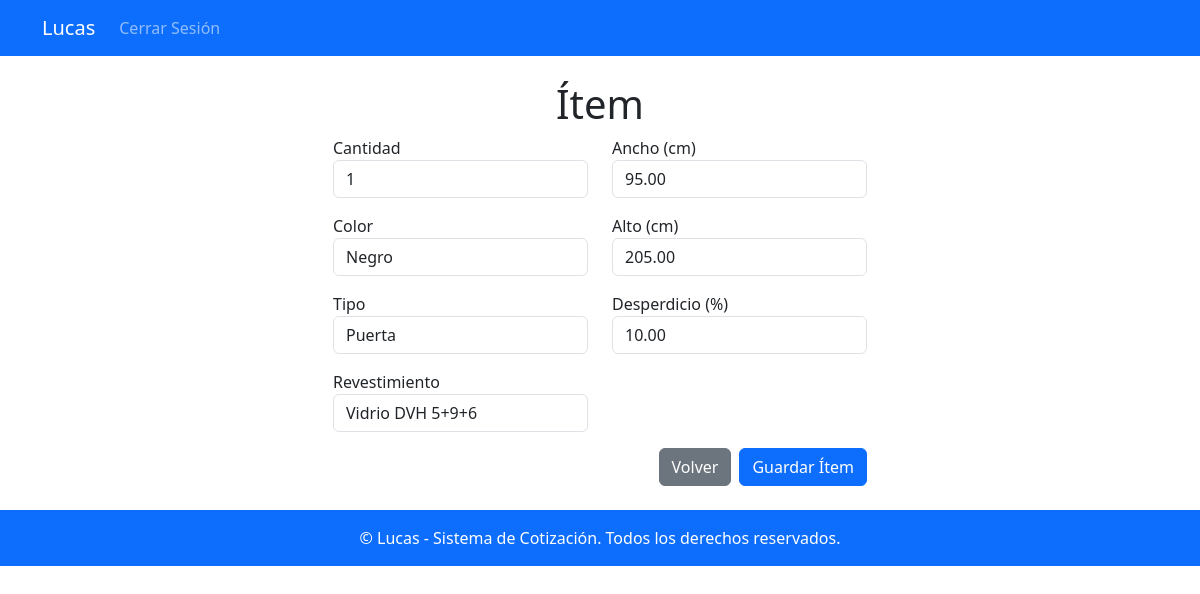
Screenshot of /item/58/editar/ (signed in) with the database file from the repository.
### apps/presupuestos/models.py (models this page shows, shortened)
class Item(models.Model):
    presupuesto = models.ForeignKey(Presupuesto, related_name='items', on_delete=models.CASCADE)  # Relación con el presupuesto
    cantidad = models.PositiveIntegerField()  # Cantidad del ítem
    ancho = models.DecimalField(max_digits=10, decimal_places=2, null=True, blank=True)  # Ancho en unidades
    alto = models.DecimalField(max_digits=10, decimal_places=2, null=True, blank=True)  # Alto en unidades
    ancho_hoja = models.DecimalField(max_digits=10, decimal_places=2, null=True, blank=True)  # Ancho de hoja en unidades
    alto_lama = models.DecimalField(max_digits=10, decimal_places=2, null=True, blank=True)
    tipo = models.ForeignKey(Tipo, on_delete=models.CASCADE)  # Tipo de ítem (ventana, puerta, etc.)
    color = models.ForeignKey(Color, on_delete=models.CASCADE)  # Color del ítem
    revestimiento = models.ForeignKey(Revestimiento, on_delete=models.CASCADE)  # Tipo de revestimiento
    desperdicio = models.DecimalField(max_digits=5, decimal_places=2, default=0.0)  # Porcentaje de desperdicio

### apps/presupuestos/views.py (the view)
# urls.py: path('item/<int:item_id>/editar/', presupuestos_views.editar_item, name='editar_item'),
@login_required
def editar_item(request, item_id):
    item = get_object_or_404(Item, id=item_id)  # Obtén el ítem a editar
    if request.method == 'POST':
        form = ItemForm(request.POST, instance=item)  # Inicializa el formulario con el ítem existente
        if form.is_valid():
            item = form.save()
            item.calcular_insumos()
            return redirect('detalle_presupuesto', presupuesto_id=item.presupuesto.numero)
    else:
        form = ItemForm(instance=item)
    tipos = Tipo.objects.all()
    colores = Color.objects.all()
    revestimientos = Revestimiento.objects.all()
    return render(request, 'nuevo_item.html', {
        'form': form,
        'presupuesto': item.presupuesto,
        'tipos': tipos,
        'colores': colores,
        'revestimientos': revestimientos,
        'item': item,
    })

### apps/presupuestos/forms.py (shortened to what this page needs)
class ItemForm(forms.ModelForm):
    class Meta:
        model = Item
        fields = ['cantidad', 'ancho', 'alto', 'ancho_hoja', 'alto_lama', 'tipo', 'color', 'revestimiento', 'desperdicio']
        widgets = {
            'cantidad': forms.NumberInput(attrs={'class': 'form-control'}),
            'ancho': forms.NumberInput(attrs={'class': 'form-control', 'step': '0.01'}),
            'alto': forms.NumberInput(attrs={'class': 'form-control', 'step': '0.01'}),
            'ancho_hoja': forms.NumberInput(attrs={'class': 'form-control', 'step': '0.01'}),
            'alto_lama': forms.NumberInput(attrs={'class': 'form-control', 'step': '0.01'}),
            'tipo': forms.Select(attrs={'class': 'form-control'}),
            'color': forms.Select(attrs={'class': 'form-control'}),
            'revestimiento': forms.Select(attrs={'class': 'form-control'}),
            'desperdicio': forms.NumberInput(attrs={'class': 'form-control', 'step': '0.01'}),
        }
        labels = {
            'desperdicio': 'Desperdicio (%)',
            'alto_lama': 'Alto Lama (cm)',
        }

### apps/presupuestos/templates/nuevo_item.html (shortened to what this page needs)
{% extends 'base.html' %}
{% block content %}
<div class="container mt-4">
    <h1 class="text-center">{{ forloop.counter }} Ítem</h1>
    <div class="row justify-content-center">
        <div class="col-md-6">
            <form id="itemForm" method="post" onsubmit="return validateForm()">
                <div class="row">
                    <div class="col-md-6">
                        <div class="form-group mb-3">
                            <label for="cantidad">Cantidad</label>
                            <input type="number" id="cantidad" name="cantidad" class="form-control"
                                   value="{{ form.cantidad.value }}" required>
                        </div>
                        <div class="form-group mb-3">
                            <label for="color">Color</label>
                            <select id="color" name="color" class="form-control" required>
                                {% for color in colores %}
                                    <option value="{{ color.id }}" {% if color.id == form.color.value %}selected{% endif %}>
                                        {{ color.nombre }}
                                    </option>
                                {% endfor %}
                            </select>
                        </div>
                        <div class="form-group mb-3">
                            <label for="tipo">Tipo</label>
                            <select id="tipo" name="tipo" class="form-control" required onchange="toggleAnchoHoja()">
                                {% for tipo in tipos %}
                                    <option value="{{ tipo.id }}" {% if tipo.id == form.tipo.value %}selected{% endif %}>
                                        {{ tipo.detalle }}
                                    </option>
                                {% endfor %}
                            </select>
                        </div>
                        <div class="form-group mb-3">
                            <label for="revestimiento">Revestimiento</label>
                            <select id="revestimiento" name="revestimiento" class="form-control" required onchange="toggleAltoLama()">
                                {% for revestimiento in revestimientos %}
                                    <option value="{{ revestimiento.id }}" {% if revestimiento.id == form.revestimiento.value %}selected{% endif %}>
                                        {{ revestimiento.nombre }}
                                    </option>
                                {% endfor %}
                            </select>
                        </div>
                    </div>
                    <div class="col-md-6">
                        <div class="form-group mb-3">
                            <label for="ancho">Ancho (cm)</label>
                            {{ form.ancho }}
                        </div>
                        <div class="form-group mb-3">
                            <label for="alto">Alto (cm)</label>
                            {{ form.alto }}
                        </div>
                        <div class="form-group mb-3">
                            <label for="desperdicio">Desperdicio (%)</label>
                            {{ form.desperdicio }}
                        </div>
                    </div>
                </div>
                <div class="d-flex justify-content-end">
                    <a href="{% url 'detalle_presupuesto' presupuesto.numero %}" class="btn btn-secondary me-2">Volver</a>
                    <button type="submit" class="btn btn-primary">Guardar Ítem</button>
                </div>
            </form>
        </div>
    </div>
</div>
{% endblock %}

### rows the page displays
Item: ancho "95.00", alto "205.00", desperdicio "10.00"

### other values shown
form field color "Negro"
form field tipo "Puerta"
form field revestimiento "Vidrio DVH 5+9+6"
